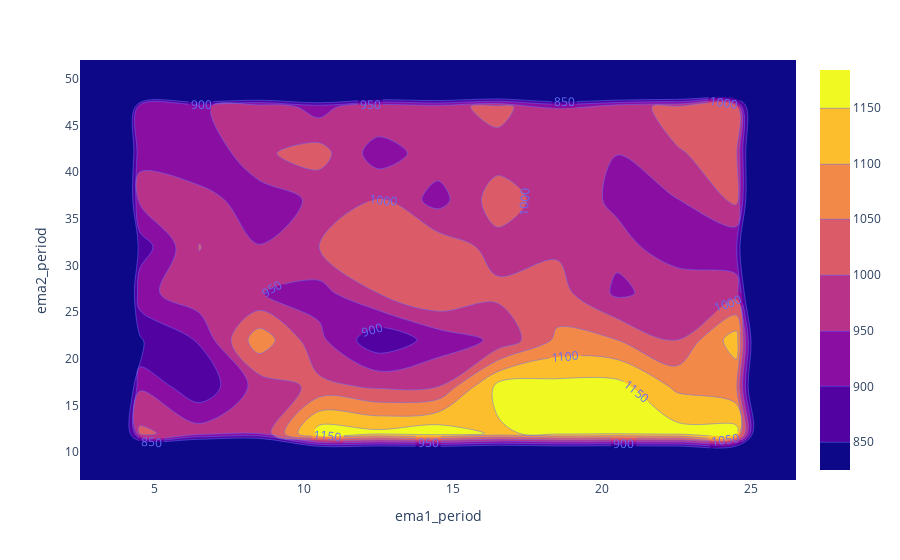

Notebook code cell kept with this figure:
### Markdown cell above
# Type 2

### Code cell
import plotly.express as px

fig = px.density_contour(
    df,
    x="ema1_period",
    y="ema2_period",
    z="score",
    histfunc="max",
)
fig.update_traces(contours_coloring="fill", contours_showlabels=True)
fig.show()

### Figure 1 — Plotly figure (JSON) as saved in the notebook; plotly's stock layout.template omitted (floating-point values rounded to 4 significant figures; data arrays with more than 128 entries replaced by an {"elided": "..."} marker saying what was removed)
{"data": [{"contours": {"coloring": "fill", "showlabels": true}, "histfunc": "max", "hovertemplate": "ema1_period=%{x}<br>ema2_period=%{y}<br>max of score=%{z}<extra></extra>", "legendgroup": "", "line": {"color": "#636efa"}, "name": "", "showlegend": false, "type": "histogram2dcontour", "x": {"elided": "1000 int values"}, "xaxis": "x", "xbingroup": "x", "y": {"elided": "1000 int values"}, "yaxis": "y", "ybingroup": "y", "z": {"elided": "1000 float values"}}], "layout": {"legend": {"tracegroupgap": 0}, "margin": {"t": 60}, "xaxis": {"anchor": "y", "domain": [0, 1], "title": {"text": "ema1_period"}}, "yaxis": {"anchor": "x", "domain": [0, 1], "title": {"text": "ema2_period"}}}}
